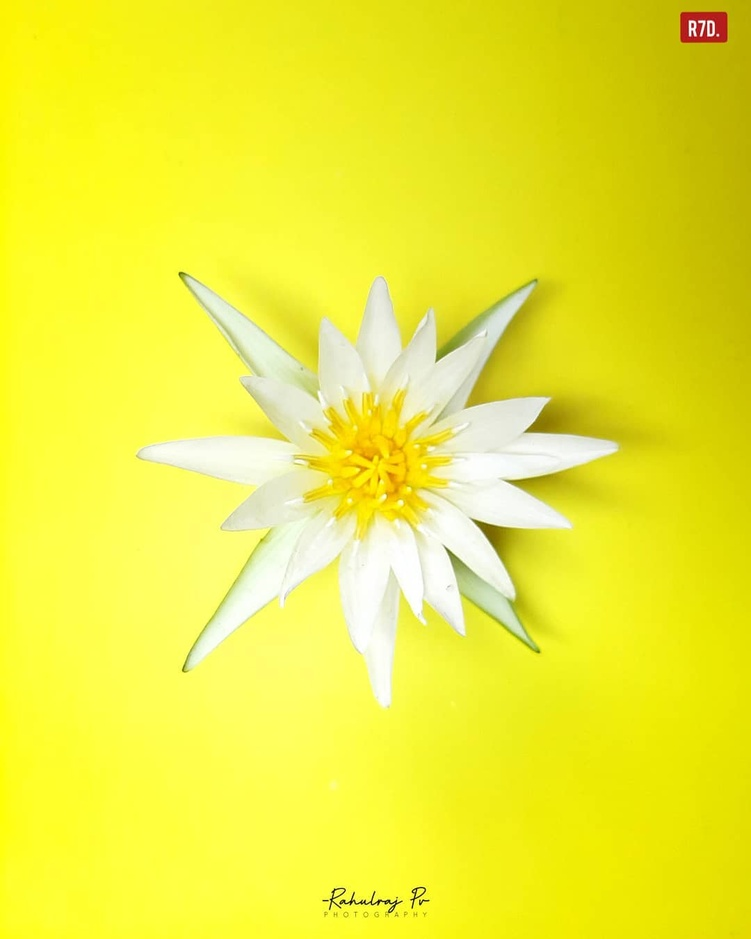
#> input picture Q2/dataset/sample01.jpg, 751 x 939 px, shrunk from 1080 x 1350 before the run, found by its file name
$ python '04 - Gabor Filter.py'   (older library calls are emulated)
#> lines starting #> are read from the running program, lines starting #| are printed output that depends on the picture
import cv2
import numpy as np
from matplotlib import pyplot as plt

# Load the image
img = cv2.imread('/content/sample01.jpg', cv2.IMREAD_GRAYSCALE)
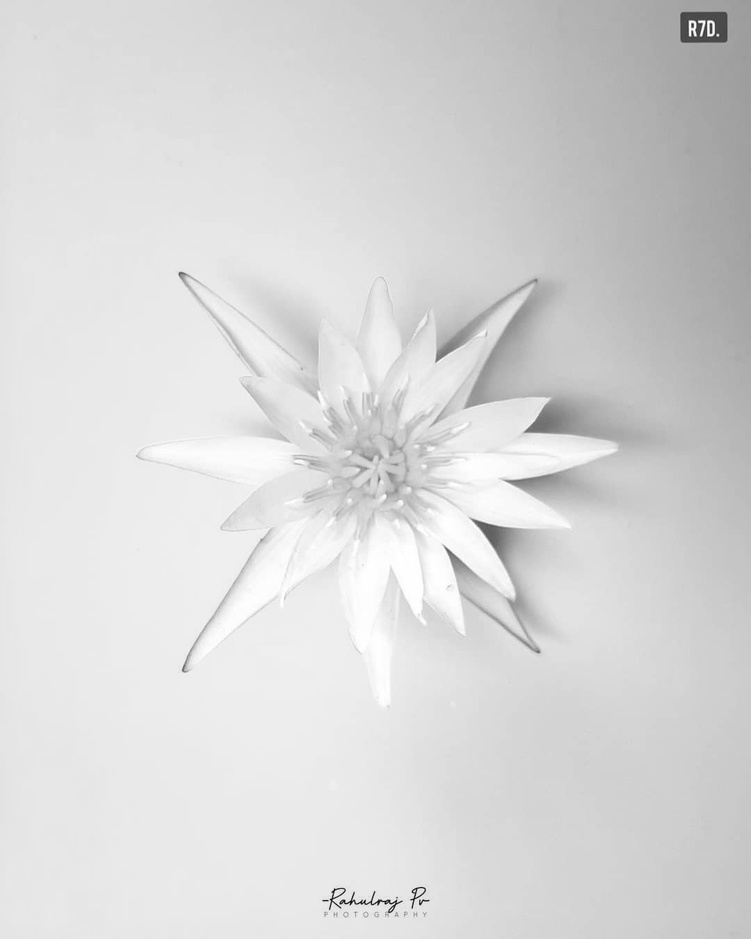
#> img: shape (939, 751); min 0, max 255, mean 216.1


# Define the Gabor filter parameters
ksize = 31  # kernel size
sigma = 5  # standard deviation of Gaussian envelope
gamma = 0.5  # spatial aspect ratio
phi_arr = [0, 0, 90, 150]  # orientation of the normal to the parallel stripes of a Gabor function
lambda_arr = [20, 80, 30, 10]  # wavelength of the sinusoidal factor
# Create the figure with a larger size
fig, axs = plt.subplots(nrows=2, ncols=4, figsize=(16, 8))
# Create the Gabor filter kernel for each parameter combination and apply the filter to the image
for i in range(len(phi_arr)):
    theta = phi_arr[i] * np.pi / 180
    lambd = lambda_arr[i]
    kernel = cv2.getGaborKernel((ksize, ksize), sigma, theta, lambd, gamma, 0, ktype=cv2.CV_32F)
    filtered = cv2.filter2D(img, cv2.CV_8UC3, kernel)

    # Display the original and filtered images
    plt.subplot(2, 4, i+1), plt.imshow(img, cmap='gray'), plt.title('Original')
    plt.xticks([]), plt.yticks([])
    plt.subplot(2, 4, i+5), plt.imshow(filtered, cmap='gray'), plt.title(f'Gabor Filtered\nPhi: {phi_arr[i]}, Lambda: {lambda_arr[i]}')
    plt.xticks([]), plt.yticks([])

plt.show()
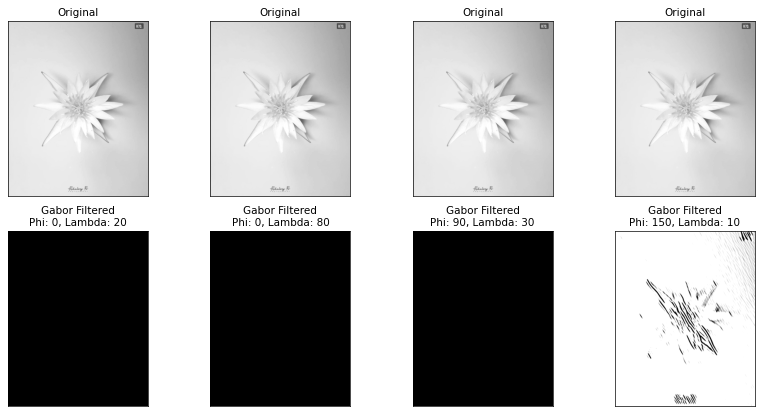
#> figure drawn by matplotlib, 8 panels
